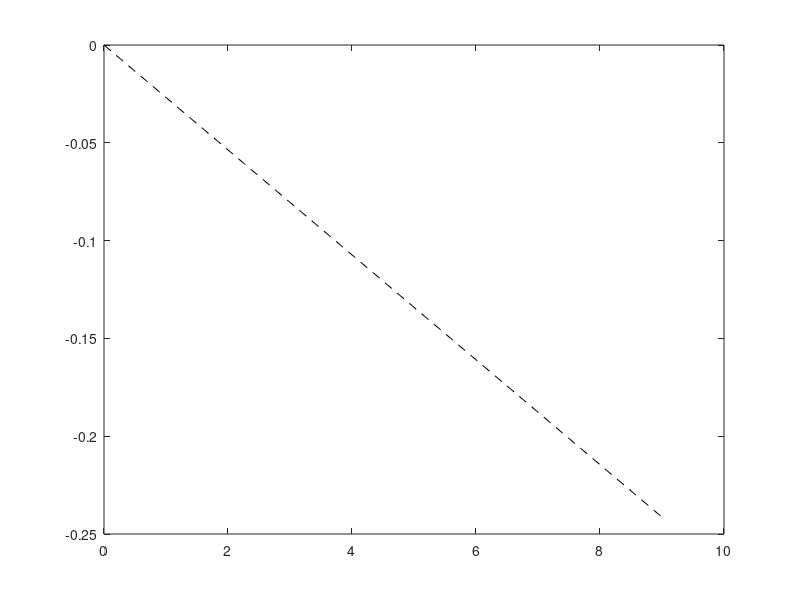

MATLAB code for this plot: (Note: this script raises an error after producing the figure.)
clear
close 

%input globali
RR = 1.5;
Ls = 9;
LHS = 0.20;
IBSR= .15;
tp=.015;
sw=.01;
PSR=IBSR+4*tp+3*sw;

SSR = 0.15;
CCL = IBSR+SSR;
 
% da altre simul
dLOE0S=0.3243;
SSR=.15;
phiSS=20.7494;

%nuovi input, da cambiare se viene suggerito un cambio di design
LHPR=PSR+0.12;
CT = 0.5;
CA =0;%e' di design o e' un risultato? dipende da come voglio
IBEs=1;% test
IBEc=IBEs+0.9*dLOE0S; %design


% geometria gambe secondarie
Lss =Ls - CA - CT;
Lsp = Ls - CT;
RRp = 1*SSR+RR; %Radius Rocket prime (')
DO = sqrt(RRp.^2+CCL.^2);
alpha_DT = acosd(RRp./DO);
alpha_CL = atand(CCL./RRp);
alpha_p = alpha_CL+alpha_DT;

BP = RR/2^0.5 - CCL;
xP = RRp-BP.*tand(alpha_p);
phiSC = acosd((RRp-xP)/(Lsp-LHS));
LHSR = xP - RR/2^.5 - LHS*cosd(phiSC);
theta_s=atand((RR/2^.5-CCL)/(Lsp-LHS));

%  theta % rastremation angle of secondary leg, seen in "its" plane.
dh=RR*(1-1/2^.5)-LHSR+LHPR;
dv=Lsp*0.5;

clear BP RRp xP DO alpha_DT alpha_CL alpha_p

% alphaPRmin=atand((PSR-IBSR)/IBEc) %[deg]
htA=SSR-CA*tand(90-phiSC);
%da simulazioni precedenti
%%

Gp_vect=[dh;dv;0];

hGsp_arr=linspace(-0.3*SSR,0.95*(htA-IBSR),20);
Ls_vect=rotz(deg2rad(phiSC))'*[Ls;0;0];
LssC_vect=rotz(deg2rad(phiSC))'*[ones(1,20)*Lss;hGsp_arr;zeros(1,20)];
alphaPR_arr=atand((Gp_vect(1)-LssC_vect(1,:))./(LssC_vect(2,:)-Gp_vect(2)));
A2spigoloPSR_vect=[-PSR;-IBEc;0];

plot(dh,dv,'o')
plot([0 Ls_vect(1)],[0 Ls_vect(2)],'--k')
xline(dh-LHPR);
hold on
axis equal
for i=1:20
A2spigoloPSR_points(:,i)=LssC_vect(:,i)+rotz(deg2rad(alphaPR_arr(i)))'*A2spigoloPSR_vect;
if A2spigoloPSR_points(1,i)>(dh-LHPR)
    disp('sku sku')
else
    disp('fuck')
    i=i-1;
    break
end
plot([LssC_vect(1,i) A2spigoloPSR_points(1,i)],[LssC_vect(2,i) A2spigoloPSR_points(2,i)]);
plot([LssC_vect(1,i) dh],[LssC_vect(2,i) dv],'--k');
end
if i==0
    disp('change design you piece of shit')
    close
    return
end
hGsp=hGsp_arr(i);
alphaPR=alphaPR_arr(i);
betaC=90-phiSC+alphaPR;

%%
Gps_vect=[Lss;hGsp;0]; % when the secondary leg is aligned with the horizontal plane
GpsC_vect=rotz(deg2rad(phiSC))'*Gps_vect;

Lpc_vect=Gp_vect-GpsC_vect;
Lpc=norm(Lpc_vect);

GpsS_vect=rotz(deg2rad(-phiSS))'*Gps_vect;
Lps_vect=GpsS_vect-Gp_vect;
Lps=norm(Lps_vect);



LssS_vect=rotz(deg2rad(-phiSS))'*[Lss;0;0];

phiPS=acosd(Lps_vect'*[1;0;0]/Lps);
betaS=acosd((LssS_vect'*Lps_vect)/(Lss*Lps));

%% 
gammaLEmax=90-betaS-betaC;
LHPS=ceil(110*IBSR/tand(gammaLEmax))/100;
% gammaTE+alphaPR<90-phiPS
% gammaTE=atand(PSR/LHP)
gammaTEmax=90-phiPS-alphaPR;
LHP=ceil(110*PSR/tand(gammaTEmax))/100;

lpm=Lpc-IBEc-LHP;

